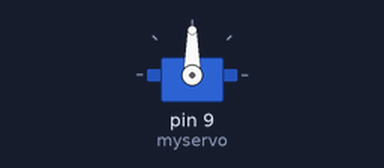
Bench run of a sketch on a simulated Arduino Uno, built with avr-gcc and run on an emulated ATmega328P. On the bench: servo. Random numbers use the default seed unless the sketch sets one.

Above: at 0.1 s.
At 11.1 s:
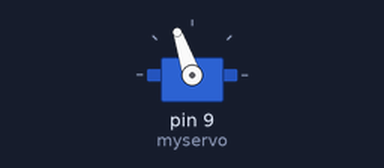
At 22.6 s:
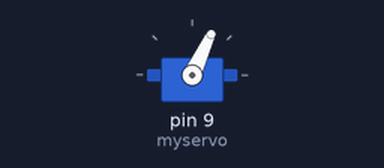
At 39.1 s:
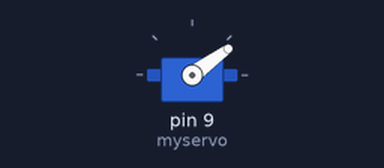
Timing chart, 0 to 40.0 s (numbered marks = the images above):
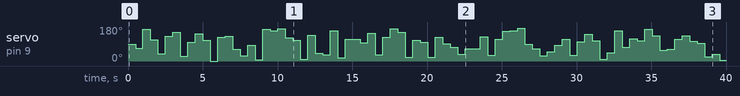

Measured:
- by itself, servo on pin 9 (myservo): 90° → 67° at 0.50 s, → 169° 0.50 s later, → 113° 0.50 s later, → 38° 0.50 s later, … (78 changes in this stretch)

The sketch:

sketch_jun21a.ino
```cpp
#include <Servo.h>

Servo myservo;  // create servo object to control a servo
                // a maximum of eight servo objects can be created

int pos = 0;    // variable to store the servo position

void setup()
{
  myservo.attach(9);  // attaches the servo on pin 9 to the servo object
}

long timer = millis();

void loop()
{
  if(millis()-timer>500) { // sending 50 times per second
    myservo.write(random(0, 180));
    timer = millis();
  }
}
```
